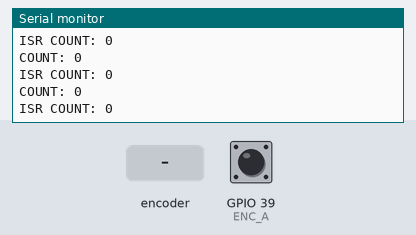
Recording of a program running on a simulated ESP32. Shown: the last lines printed to the serial monitor. The test bench sets the inputs (shaded band); at power-on: GPIO 39 (ENC_A) HIGH.

Above: at 2.2 s.
2.3 s: rotary encoder on GPIO 39 (ENC_A) / GPIO 34 (ENC_B) turned 1 step (first pin leading)
At 2.9 s:
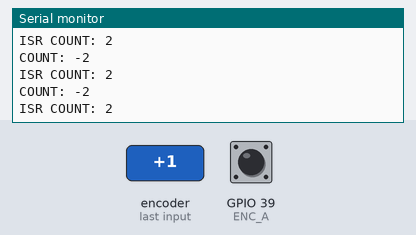
4.0 s: rotary encoder on GPIO 39 (ENC_A) / GPIO 34 (ENC_B) turned 1 step (first pin leading)
At 4.6 s:
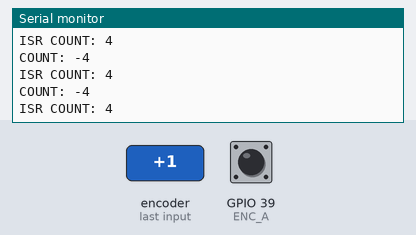
Timing chart, 0 to 7.0 s (numbered marks = the images above; inputs shaded):
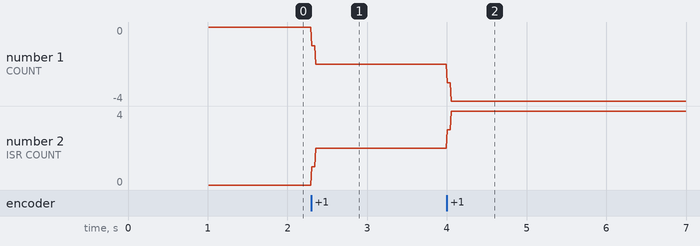

The program:

main.cpp
```cpp
#include <Arduino.h>

// ===== Encoder Pins =====
#define ENC_A 39   // GPIO for Encoder Channel A
#define ENC_B 34   // GPIO for Encoder Channel B

volatile uint32_t isrHits = 0;
volatile long encoderCount = 0;

// ===== ISR for Encoder =====
// ISR must be fast - no Serial.print or blocking operations!
void IRAM_ATTR encoderISR() {
  isrHits++;
  encoderCount--;          // expose to loop()
}

void setup() {
  Serial.begin(115200);
  delay(1000);

  pinMode(ENC_A, INPUT_PULLUP);
  pinMode(ENC_B, INPUT_PULLUP);

  // Interrupt on any edge change on Channel A
  attachInterrupt(ENC_A, encoderISR, CHANGE);

  Serial.println("LAB 1 - Encoder Count Started");
}

void loop() {
  delay(10);  // Small delay to avoid busy-waiting
  // Always output current encoder count
  Serial.print("COUNT: ");
  Serial.println(encoderCount);
  Serial.print("ISR COUNT: ");
  Serial.println(isrHits);
  Serial.println();
}
```

Measured:
- after the input at 2.3 s, the serial monitor: prints a new line at once (image 1)
- after the input at 4.0 s, the serial monitor: prints a new line at once (image 2)
- plotted number 1: 0 → -2 after the input at 2.3 s, -2 → -4 after the input at 4.0 s
- plotted number 2: 0 → 2 after the input at 2.3 s, 2 → 4 after the input at 4.0 s
